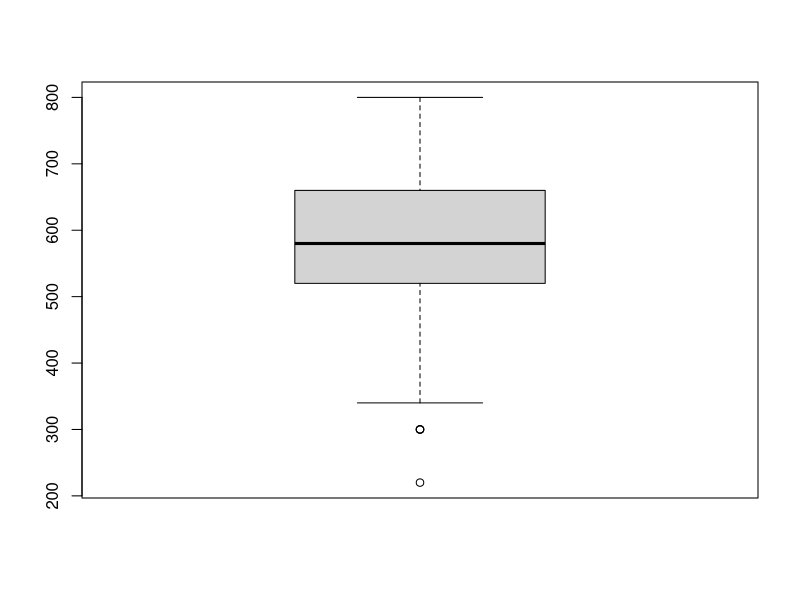
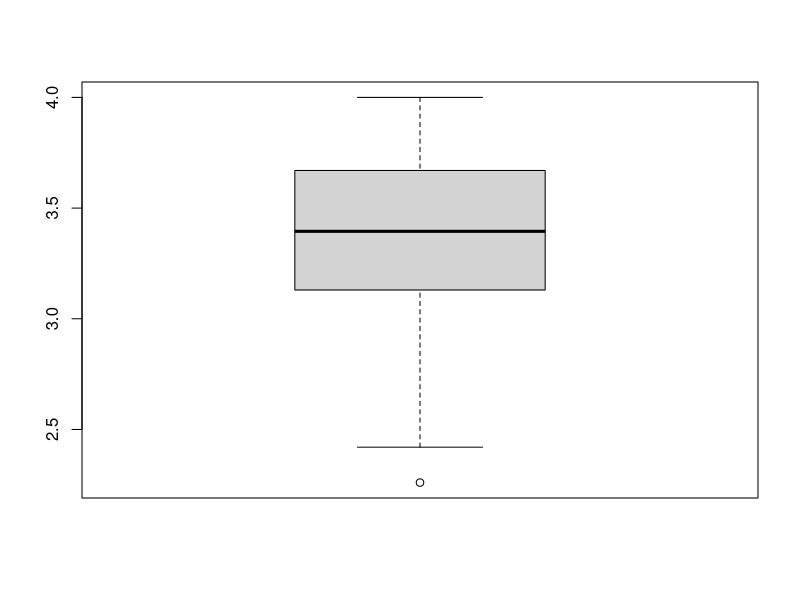
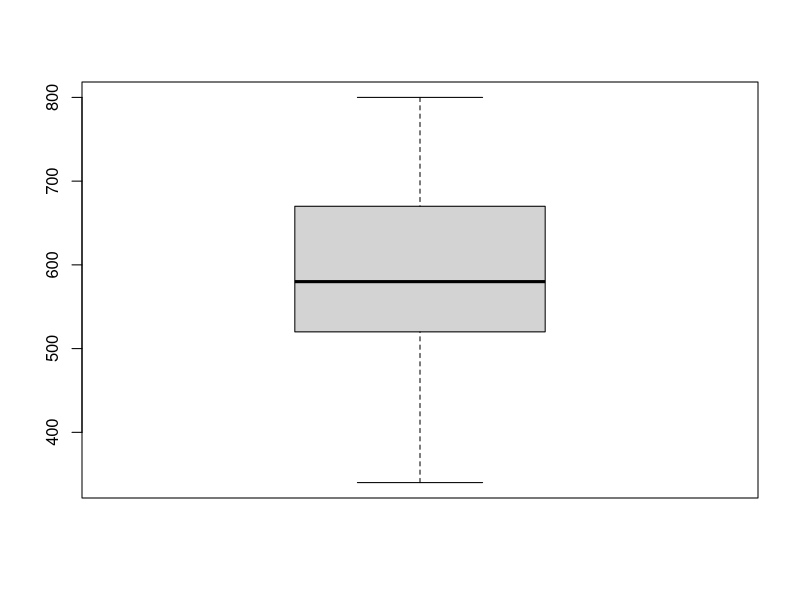
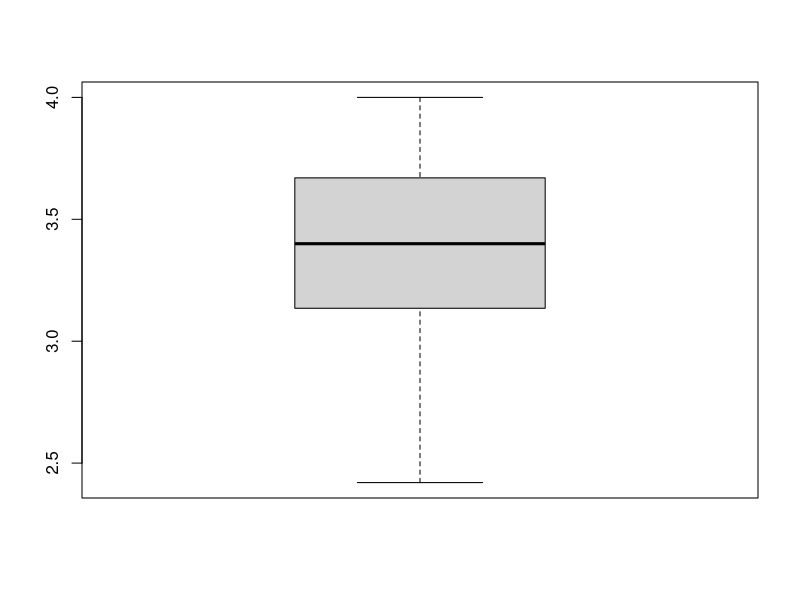

Write the R code that produced these figures, in order. (Note: this script raises an error after producing the figures.)
install.packages("readxl")
library(readxl)
data <- read.csv("College_admission.csv")
View(data)
head(data)

str(data)


#Checking missing values. Found none
sum(is.na(data))

#Factoring the categorical data

data$rank <- factor(data$rank, order = TRUE)
data$ses <- factor(data$ses)
data$Gender_Male <- factor(data$Gender_Male)
data$Race <- factor(data$Race)
data$admit <- factor(data$admit)

str(data)

#Checking outliers

boxplot(data$gre) # Existence of outliers
boxplot(data$gpa) # Existence of outliers

#Removing outliers for gre
Q_gre <- quantile(data$gre, probs = c(0.25, 0.75)) # 25% is 520 and 75% is 660
iqr_gre <- IQR(data$gre) # Interquantile range is 140
uper_gre <- Q_gre[2]+1.5*iqr_gre # uper limit is 870
lower_gre <- Q_gre[1]-1.5*iqr_gre # lower limit is 310
data_1 <- subset(data, data$gre > lower_gre & data$gre < uper_gre)
boxplot(data_1$gre) # No outliers

#Removing outliers for gpa on already removed dataset
Q_gpa <- quantile(data_1$gpa, probs = c(0.25, 0.75)) # 25% is 3.13 and 75% is 3.67
iqr_gpa <- IQR(data_1$gpa) # Interquantile range is 0.54
uper_gpa <- Q_gpa[2]+1.5*iqr_gpa # uper limit is 4.48
lower_gpa <- Q_gpa[1]-1.5*iqr_gpa # lower limit is 2.32
data_2 <- subset(data_1, data_1$gpa > lower_gpa & data_1$gpa < uper_gpa)
boxplot(data_2$gpa) # No outliers

sdfsdf












